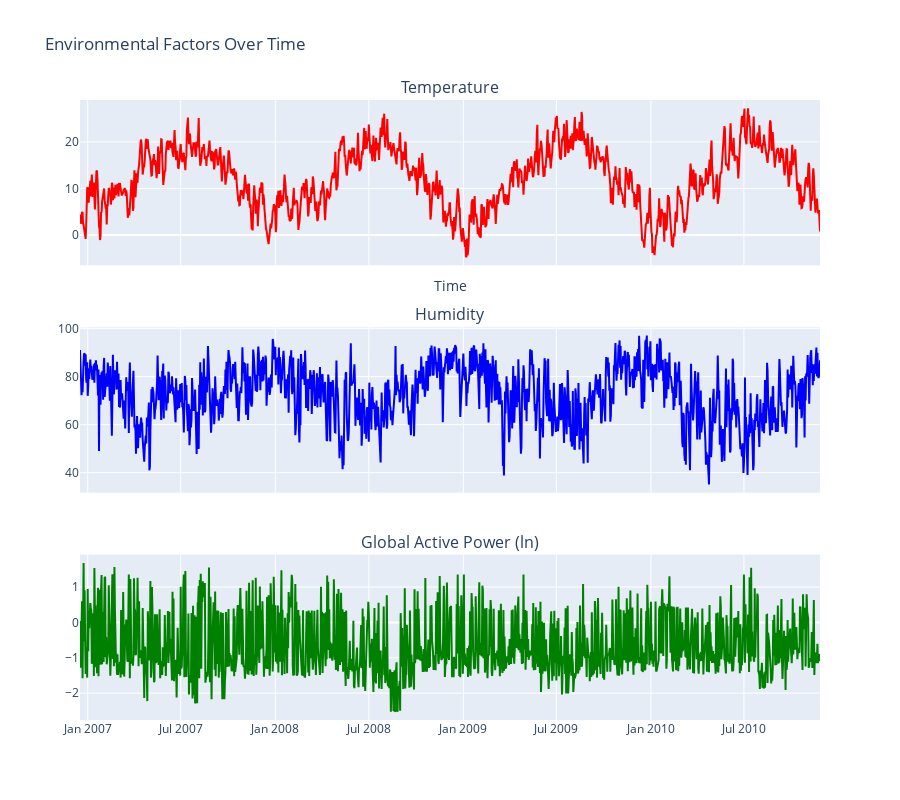

Source (notebook cell):
### Markdown cell above
- The strongest predictor is weekend status (+0.20), indicating people use more energy at home on weekends
- Higher temperatures correlate with lower consumption (-0.16), likely due to reduced heating needs
- Winter shows positive correlation (+0.15) while Summer shows negative (-0.15), confirming heating-driven consumption
- Most weather conditions show weak correlations, with overcast being slightly positive
- Day of week, month, and year show very weak correlations with consumption


The relatively weak correlations (all under 0.20) suggest that energy consumption is influenced not only by temperatural feature  but by multiple factors.

### Code cell
import plotly.subplots as sp
def plot_environmental_factors(df):
    # Create subplots with shared x-axis
    fig = sp.make_subplots(rows=3, cols=1, shared_xaxes=True, subplot_titles=['Temperature', 'Humidity', 'Global Active Power (ln)'], vertical_spacing=0.1) 
    # Temperature plot
    fig.add_trace(go.Scatter(x=df.index, y=df['temp'], mode='lines', name='Temperature', line=dict(color='red', width=2)), row=1, col=1)
    # Humidity plot
    fig.add_trace(go.Scatter(x=df.index, y=df['humidity'], mode='lines', name='Humidity', line=dict(color='blue', width=2)), row=2, col=1)
    # Global Active Power (ln) plot
    fig.add_trace(go.Scatter(x=df.index, y=df['Global_active_power_ln'], mode='lines', name='Global Active Power (ln)', line=dict(color='green', width=2)), row=3, col=1)
    # Update layout
    fig.update_layout(title='Environmental Factors Over Time', xaxis_title='Time', height=800, showlegend=False)
    fig.show()

# Call the function
plot_environmental_factors(df)

### Figure 1 — Plotly figure (JSON) as saved in the notebook; plotly's stock layout.template omitted (floating-point values rounded to 4 significant figures; data arrays with more than 128 entries replaced by an {"elided": "..."} marker saying what was removed)
{"data": [{"line": {"color": "red", "width": 2}, "mode": "lines", "name": "Temperature", "type": "scatter", "x": {"elided": "1441 str values"}, "xaxis": "x", "y": {"elided": "1441 float values"}, "yaxis": "y"}, {"line": {"color": "blue", "width": 2}, "mode": "lines", "name": "Humidity", "type": "scatter", "x": {"elided": "1441 str values"}, "xaxis": "x2", "y": {"elided": "1441 float values"}, "yaxis": "y2"}, {"line": {"color": "green", "width": 2}, "mode": "lines", "name": "Global Active Power (ln)", "type": "scatter", "x": {"elided": "1441 str values"}, "xaxis": "x3", "y": {"elided": "1441 float values"}, "yaxis": "y3"}], "layout": {"annotations": [{"font": {"size": 16}, "showarrow": false, "text": "Temperature", "x": 0.5, "xanchor": "center", "xref": "paper", "y": 1, "yanchor": "bottom", "yref": "paper"}, {"font": {"size": 16}, "showarrow": false, "text": "Humidity", "x": 0.5, "xanchor": "center", "xref": "paper", "y": 0.6333, "yanchor": "bottom", "yref": "paper"}, {"font": {"size": 16}, "showarrow": false, "text": "Global Active Power (ln)", "x": 0.5, "xanchor": "center", "xref": "paper", "y": 0.2667, "yanchor": "bottom", "yref": "paper"}], "height": 800, "showlegend": false, "title": {"text": "Environmental Factors Over Time"}, "xaxis": {"anchor": "y", "domain": [0, 1], "matches": "x3", "showticklabels": false, "title": {"text": "Time"}}, "xaxis2": {"anchor": "y2", "domain": [0, 1], "matches": "x3", "showticklabels": false}, "xaxis3": {"anchor": "y3", "domain": [0, 1]}, "yaxis": {"anchor": "x", "domain": [0.7333, 1]}, "yaxis2": {"anchor": "x2", "domain": [0.3667, 0.6333]}, "yaxis3": {"anchor": "x3", "domain": [0, 0.2667]}}}
